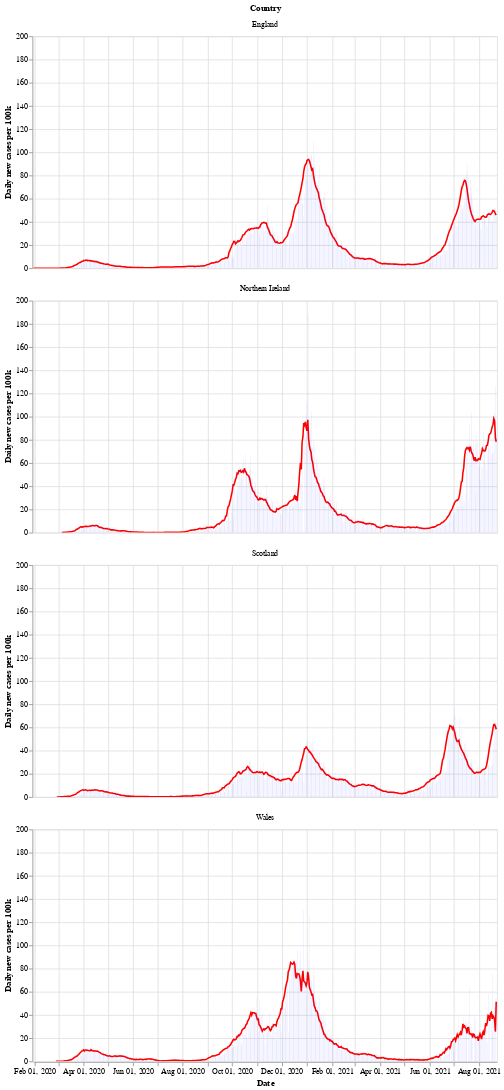

Source (notebook cell):
### Markdown cell above
Next is a bar chart of the number of new cases in each country (per 100k population), with the 7 day moving average of cases. Again we see that Wales saw a longer period of raising and falling cases compared to the other countries.

After a period of cases falling, each nation is now seeing a rise in the number of cases - especially in Wales.

### Code cell
# collapse
bars = alt.Chart(uk_cases).mark_bar().encode(
    x=alt.X("yearmonthdate(date):T", axis=alt.Axis(title='Date')),
    y=alt.Y("newCasesRate:Q", axis=alt.Axis(title='Daily new cases per 100k')),
    tooltip='newCasesRate',
    color=alt.condition(
        alt.datum.dailyChange > 0,
        alt.value("orange"),  # The positive color
        alt.value("blue")  # The negative color
    )
).properties(title='New cases per 100k population with rolling 7 day average', width=600).interactive()
line = alt.Chart(uk_cases).mark_line(
    color='red',
    size=2,
).transform_window(
    rolling_mean='mean(newCasesRate)',
    frame=[0, 7],
    groupby=['areaName']
).encode(
    x='yearmonthdate(date):T',
    y='rolling_mean:Q'
)
alt.layer(line, bars, data=uk_cases).facet(alt.Row('areaName', title='Country'), columns=1)

### Figure 1 — Vega-Lite specification as saved in the notebook (floating-point values rounded to 4 significant figures; data arrays with more than 128 entries replaced by an {"elided": "..."} marker saying what was removed)
{"config": {"view": {"continuousWidth": 400, "continuousHeight": 300}}, "data": {"name": "data-da82f2988706fc1e44540a078d30fa2d"}, "facet": {"type": "nominal", "field": "areaName", "title": "Country"}, "spec": {"layer": [{"mark": {"type": "line", "color": "red", "size": 2}, "encoding": {"x": {"type": "temporal", "field": "date", "timeUnit": "yearmonthdate"}, "y": {"type": "quantitative", "field": "rolling_mean"}}, "transform": [{"window": [{"op": "mean", "field": "newCasesRate", "as": "rolling_mean"}], "frame": [0, 7], "groupby": ["areaName"]}]}, {"mark": "bar", "encoding": {"color": {"condition": {"value": "orange", "test": "(datum.dailyChange > 0)"}, "value": "blue"}, "tooltip": {"type": "quantitative", "field": "newCasesRate"}, "x": {"type": "temporal", "axis": {"title": "Date"}, "field": "date", "timeUnit": "yearmonthdate"}, "y": {"type": "quantitative", "axis": {"title": "Daily new cases per 100k"}, "field": "newCasesRate"}}, "selection": {"selector002": {"type": "interval", "bind": "scales", "encodings": ["x", "y"]}}, "title": "New cases per 100k population with rolling 7 day average", "width": 600}]}, "columns": 1, "$schema": "https://vega.github.io/schema/vega-lite/v4.8.1.json", "datasets": {"data-da82f2988706fc1e44540a078d30fa2d": {"elided": "2192 records"}}}
